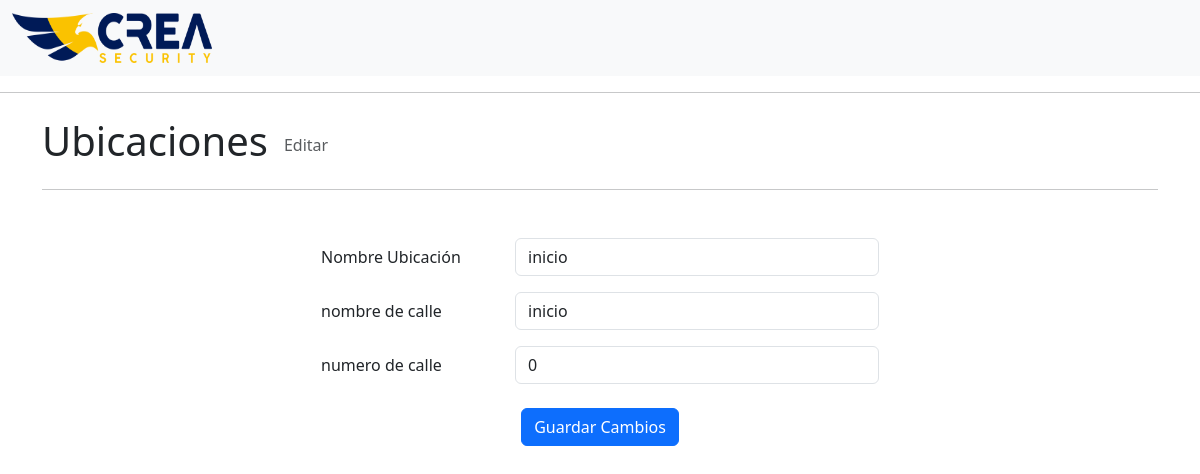
Page /index.php?p=Ubicacion/Ubiccion_Edit&id_ubi=1 on the earlier database version.
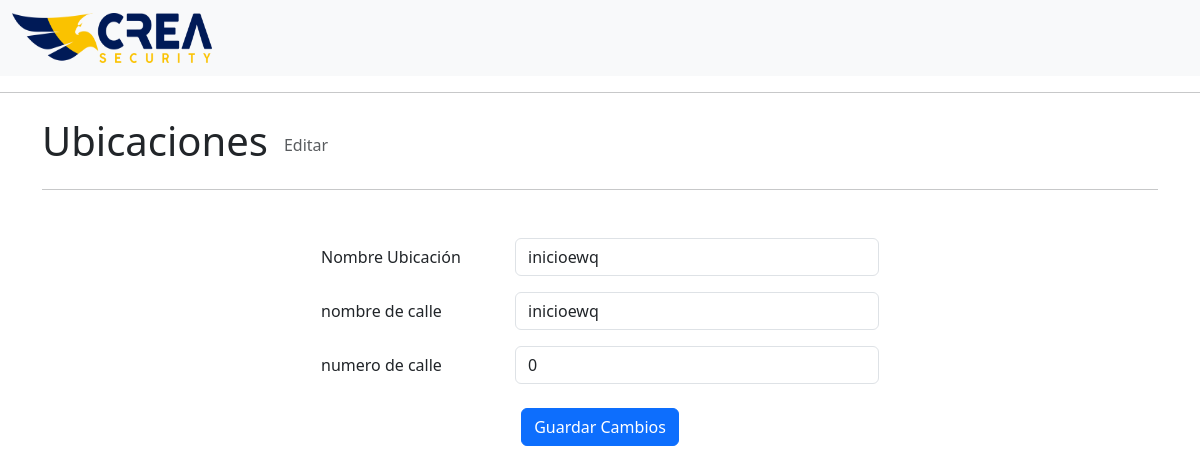
Same page on the later database version.
### tables this page shows
CREATE TABLE `ubicaciones` (
  `id_ubi` int(20) NOT NULL,
  `nombre_ubi` varchar(20) DEFAULT NULL,
  `calle_fac` varchar(20) DEFAULT NULL,
  `calle_numero` int(20) DEFAULT NULL
);

### index.php (called while the page is built, shortened)
<?php
include 'incluir/header.php';
include 'incluir/navbar.php';
$pagina = isset($_GET['p']) ? strtolower($_GET['p']) : 'home';
require_once 'pages/' . $pagina . '.php';
?>

### pages/ubicacion/Ubiccion_Edit.php (the view, shortened to what this page needs)
<?php
include 'incluir/header.php';
$id_ubi = $_GET["id_ubi"];
$select_ubicaciones = "SELECT * FROM ubicaciones WHERE id_ubi = " . $id_ubi . ";";
$mostrar_ubicaciones = mysqli_query($conexion, $select_ubicaciones);
if ($fila_ubicaciones = mysqli_fetch_assoc($mostrar_ubicaciones)) {
    $nombre_ubi   = $fila_ubicaciones["nombre_ubi"];
    $calle_fac    = $fila_ubicaciones["calle_fac"];
    $calle_numero = $fila_ubicaciones["calle_numero"];
} else {
    header("Location: /xampp/proyecto/index.php?p=ubicacion/Ubicacion");
    exit();
}
?>
<body>
    <div class="container d-flex align-items-end gap-3 mt-4">
        <h1>Ubicaciones</h1>
        <p class="text-muted">Editar</p>
    </div>
    <div class="container">
        <hr>
        <form class="w-50 mx-auto mt-5" action="pages/ubicacion/acciones/update.php" method="POST">
            <div class="row mb-3 align-items-center">
                <label for="nombre_ubi" class="col-sm-4 col-form-label">Nombre Ubicación</label>
                <div class="col-sm-8">
                    <input type="text" class="form-control"  name="nombre_ubi" value="<?= $nombre_ubi ?>">
                </div>
            </div>
            <div class="row mb-3 align-items-center">
                <label for="calle_fac" class="col-sm-4 col-form-label">nombre de calle</label>
                <div class="col-sm-8">
                    <input type="text" class="form-control"  name="calle_fac" value="<?= $calle_fac ?>">
                </div>
            </div>
            <div class="row mb-4 align-items-center">
                <label for="calle_numero" class="col-sm-4 col-form-label">numero de calle</label>
                <div class="col-sm-8">
                    <input type="text" class="form-control"  name="calle_numero" value="<?= $calle_numero ?>">
                </div>
            </div>
            <div class="text-center">
                <button type="submit" class="btn btn-primary">Guardar Cambios</button>
            </div>
        </form>
    </div>
</body>
</html>

Differences in the rows shown:
changed ubicaciones: nombre_ubi "inicio" → "inicioewq"; calle_fac "inicio" → "inicioewq"
